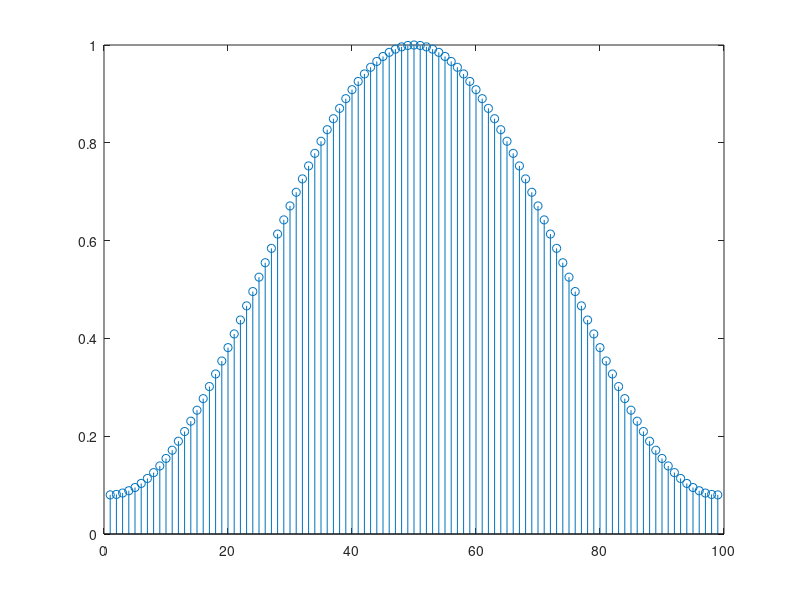
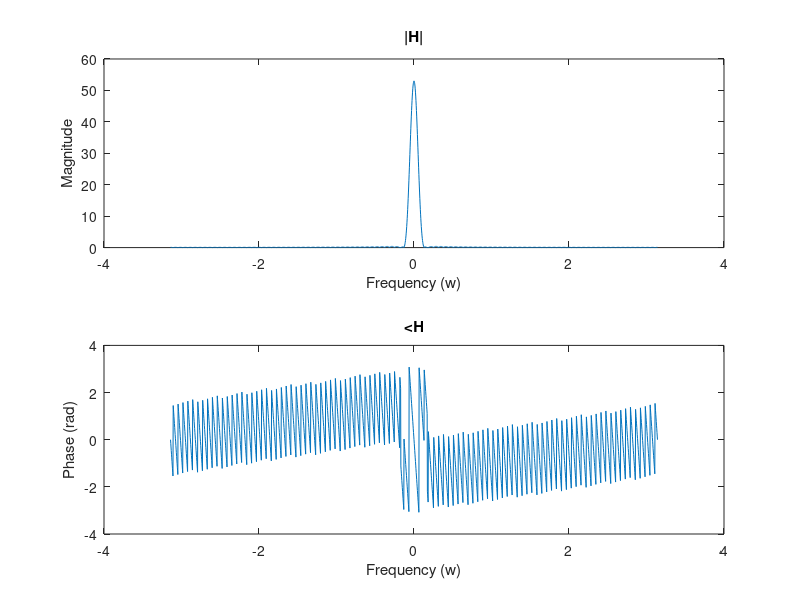

Here is the MATLAB script that generated these plots, in order:
L = 99;
bb = hamming(L)';

stem(bb);

ww = -pi : pi / 1000 : pi;
HH = freqz(bb, 1, ww);

figure;
subplot(211);
plot(ww, abs(HH));
xlabel('Frequency (w)');
ylabel('Magnitude');
title('|H|');

subplot(212);
plot(ww, angle(HH));
xlabel('Frequency (w)');
ylabel('Phase (rad)');
title('<H');

R = round(L / 4)